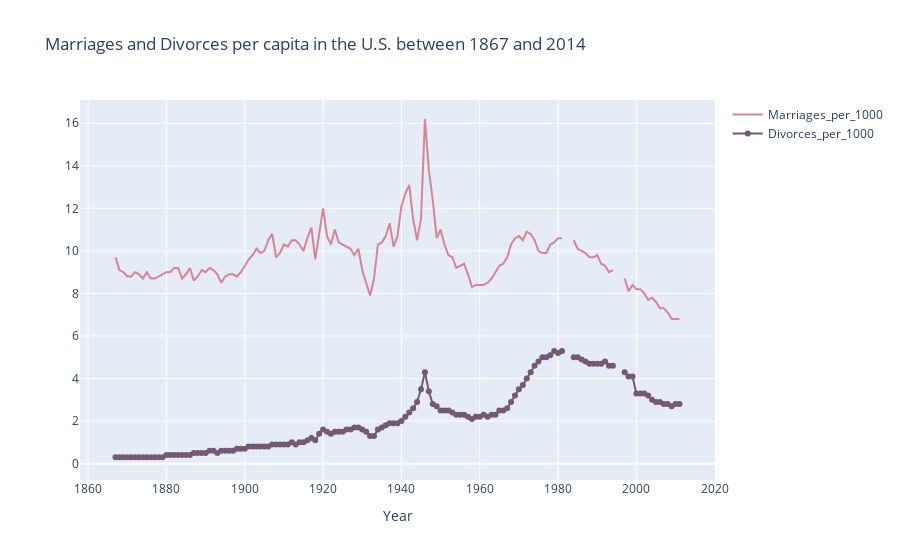

Write notebook code for a chart like this one.
### Code cell
marriageLine = marriages
# import graph objects as "go"
import plotly.graph_objs as go
# Creating trace1
trace1 = go.Scatter(
                    x = marriageLine.Year,
                    y = marriageLine.Marriages_per_1000,
                    mode = "lines",
                    name = "Marriages_per_1000",
                    marker = dict(color = 'rgb(217, 131, 150)'),
                    text= marriageLine.Year)
# Creating trace2
trace2 = go.Scatter(
                    x = marriageLine.Year,
                    y = marriageLine.Divorces_per_1000,
                    mode = "lines+markers",
                    name = "Divorces_per_1000",
                    marker = dict(color = 'rgb(116, 89, 116)'),
                    text= marriageLine.Year)
data = [trace1, trace2]
layout = dict(title = 'Marriages and Divorces per capita in the U.S. between 1867 and 2014',
              xaxis= dict(title= 'Year',ticklen= 5,zeroline= False)
             )
fig = dict(data = data, layout = layout)
iplot(fig)

### Figure 1 — Plotly figure (JSON) as saved in the notebook; plotly's stock layout.template omitted (floating-point values rounded to 4 significant figures; data arrays with more than 128 entries replaced by an {"elided": "..."} marker saying what was removed)
{"data": [{"marker": {"color": "rgb(217, 131, 150)"}, "mode": "lines", "name": "Marriages_per_1000", "text": {"elided": "145 int values"}, "type": "scatter", "x": {"elided": "145 int values"}, "y": {"elided": "145 float values"}}, {"marker": {"color": "rgb(116, 89, 116)"}, "mode": "lines+markers", "name": "Divorces_per_1000", "text": {"elided": "145 int values"}, "type": "scatter", "x": {"elided": "145 int values"}, "y": {"elided": "145 float values"}}], "layout": {"title": {"text": "Marriages and Divorces per capita in the U.S. between 1867 and 2014"}, "xaxis": {"ticklen": 5, "title": {"text": "Year"}, "zeroline": false}}}
